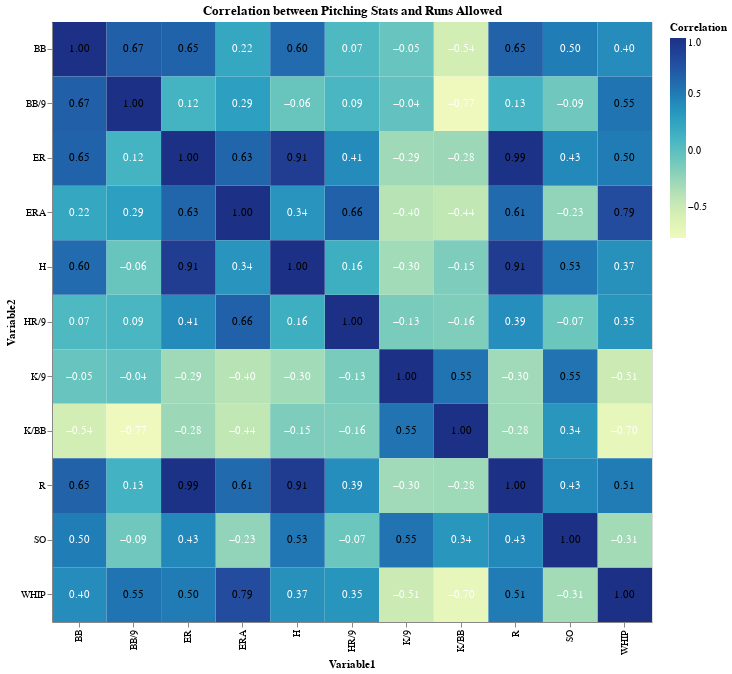

Write notebook code for a chart like this one.
### Markdown cell above
1. How do different pitching stats correspond to runs allowed? HEATMAP

### Code cell
import altair as alt
import pandas as pd

# Load the combined data from CSV
combined_data2 = pd.read_csv('pitching_stats_2015_2024.csv')

# Selecting relevant columns for correlation analysis
relevant_columns = ['ERA', 'WHIP', 'SO', 'BB', 'HR/9', 'K/9', 'BB/9', 'K/BB', 'H', 'R', 'ER']

# Filtering the data to include only the relevant columns and dropping NaN values
data_filtered = combined_data2[relevant_columns].dropna()

# Calculating the correlation matrix
correlation_matrix = data_filtered.corr().reset_index().melt('index')

# Renaming columns for better clarity in visualization
correlation_matrix.columns = ['Variable1', 'Variable2', 'Correlation']

# Creating the correlation heatmap
heatmap = alt.Chart(correlation_matrix).mark_rect().encode(
    x='Variable1:O',
    y='Variable2:O',
    color='Correlation:Q',
    tooltip=['Variable1', 'Variable2', 'Correlation']
).properties(
    width=600,
    height=600,
    title='Correlation between Pitching Stats and Runs Allowed'
)

# Adding text labels for the correlation values
text = heatmap.mark_text(baseline='middle').encode(
    text=alt.Text('Correlation:Q', format='.2f'),
    color=alt.condition(
        alt.datum.Correlation > 0.5, 
        alt.value('black'),
        alt.value('white')
    )
)

# Combining the heatmap and text
heatmap_with_text = heatmap + text
heatmap_with_text.show()

### Figure 1 — Vega-Lite specification as saved in the notebook (floating-point values rounded to 4 significant figures)
{"config": {"view": {"continuousWidth": 300, "continuousHeight": 300}}, "layer": [{"mark": {"type": "rect"}, "encoding": {"color": {"field": "Correlation", "type": "quantitative"}, "tooltip": [{"field": "Variable1", "type": "nominal"}, {"field": "Variable2", "type": "nominal"}, {"field": "Correlation", "type": "quantitative"}], "x": {"field": "Variable1", "type": "ordinal"}, "y": {"field": "Variable2", "type": "ordinal"}}, "title": "Correlation between Pitching Stats and Runs Allowed"}, {"mark": {"type": "text", "baseline": "middle"}, "encoding": {"color": {"condition": {"test": "(datum.Correlation > 0.5)", "value": "black"}, "value": "white"}, "text": {"field": "Correlation", "format": ".2f", "type": "quantitative"}, "tooltip": [{"field": "Variable1", "type": "nominal"}, {"field": "Variable2", "type": "nominal"}, {"field": "Correlation", "type": "quantitative"}], "x": {"field": "Variable1", "type": "ordinal"}, "y": {"field": "Variable2", "type": "ordinal"}}, "title": "Correlation between Pitching Stats and Runs Allowed"}], "data": {"name": "data-ac43446b9e6976f4a4f0d54f89ea07a5"}, "height": 600, "width": 600, "$schema": "https://vega.github.io/schema/vega-lite/v5.17.0.json", "datasets": {"data-ac43446b9e6976f4a4f0d54f89ea07a5": [{"Variable1": "ERA", "Variable2": "ERA", "Correlation": 1.0}, {"Variable1": "WHIP", "Variable2": "ERA", "Correlation": 0.7911}, {"Variable1": "SO", "Variable2": "ERA", "Correlation": -0.2327}, {"Variable1": "BB", "Variable2": "ERA", "Correlation": 0.2164}, {"Variable1": "HR/9", "Variable2": "ERA", "Correlation": 0.6557}, {"Variable1": "K/9", "Variable2": "ERA", "Correlation": -0.398}, {"Variable1": "BB/9", "Variable2": "ERA", "Correlation": 0.2855}, {"Variable1": "K/BB", "Variable2": "ERA", "Correlation": -0.441}, {"Variable1": "H", "Variable2": "ERA", "Correlation": 0.3446}, {"Variable1": "R", "Variable2": "ERA", "Correlation": 0.6077}, {"Variable1": "ER", "Variable2": "ERA", "Correlation": 0.6271}, {"Variable1": "ERA", "Variable2": "WHIP", "Correlation": 0.7911}, {"Variable1": "WHIP", "Variable2": "WHIP", "Correlation": 1.0}, {"Variable1": "SO", "Variable2": "WHIP", "Correlation": -0.3081}, {"Variable1": "BB", "Variable2": "WHIP", "Correlation": 0.4028}, {"Variable1": "HR/9", "Variable2": "WHIP", "Correlation": 0.3492}, {"Variable1": "K/9", "Variable2": "WHIP", "Correlation": -0.5095}, {"Variable1": "BB/9", "Variable2": "WHIP", "Correlation": 0.5487}, {"Variable1": "K/BB", "Variable2": "WHIP", "Correlation": -0.7043}, {"Variable1": "H", "Variable2": "WHIP", "Correlation": 0.3731}, {"Variable1": "R", "Variable2": "WHIP", "Correlation": 0.5101}, {"Variable1": "ER", "Variable2": "WHIP", "Correlation": 0.5016}, {"Variable1": "ERA", "Variable2": "SO", "Correlation": -0.2327}, {"Variable1": "WHIP", "Variable2": "SO", "Correlation": -0.3081}, {"Variable1": "SO", "Variable2": "SO", "Correlation": 1.0}, {"Variable1": "BB", "Variable2": "SO", "Correlation": 0.4986}, {"Variable1": "HR/9", "Variable2": "SO", "Correlation": -0.07347}, {"Variable1": "K/9", "Variable2": "SO", "Correlation": 0.5525}, {"Variable1": "BB/9", "Variable2": "SO", "Correlation": -0.08903}, {"Variable1": "K/BB", "Variable2": "SO", "Correlation": 0.3413}, {"Variable1": "H", "Variable2": "SO", "Correlation": 0.53}, {"Variable1": "R", "Variable2": "SO", "Correlation": 0.4293}, {"Variable1": "ER", "Variable2": "SO", "Correlation": 0.4319}, {"Variable1": "ERA", "Variable2": "BB", "Correlation": 0.2164}, {"Variable1": "WHIP", "Variable2": "BB", "Correlation": 0.4028}, {"Variable1": "SO", "Variable2": "BB", "Correlation": 0.4986}, {"Variable1": "BB", "Variable2": "BB", "Correlation": 1.0}, {"Variable1": "HR/9", "Variable2": "BB", "Correlation": 0.06627}, {"Variable1": "K/9", "Variable2": "BB", "Correlation": -0.05349}, {"Variable1": "BB/9", "Variable2": "BB", "Correlation": 0.6702}, {"Variable1": "K/BB", "Variable2": "BB", "Correlation": -0.5449}, {"Variable1": "H", "Variable2": "BB", "Correlation": 0.597}, {"Variable1": "R", "Variable2": "BB", "Correlation": 0.652}, {"Variable1": "ER", "Variable2": "BB", "Correlation": 0.6456}, {"Variable1": "ERA", "Variable2": "HR/9", "Correlation": 0.6557}, {"Variable1": "WHIP", "Variable2": "HR/9", "Correlation": 0.3492}, {"Variable1": "SO", "Variable2": "HR/9", "Correlation": -0.07347}, {"Variable1": "BB", "Variable2": "HR/9", "Correlation": 0.06627}, {"Variable1": "HR/9", "Variable2": "HR/9", "Correlation": 1.0}, {"Variable1": "K/9", "Variable2": "HR/9", "Correlation": -0.1302}, {"Variable1": "BB/9", "Variable2": "HR/9", "Correlation": 0.08963}, {"Variable1": "K/BB", "Variable2": "HR/9", "Correlation": -0.1555}, {"Variable1": "H", "Variable2": "HR/9", "Correlation": 0.16}, {"Variable1": "R", "Variable2": "HR/9", "Correlation": 0.3901}, {"Variable1": "ER", "Variable2": "HR/9", "Correlation": 0.4094}, {"Variable1": "ERA", "Variable2": "K/9", "Correlation": -0.398}, {"Variable1": "WHIP", "Variable2": "K/9", "Correlation": -0.5095}, {"Variable1": "SO", "Variable2": "K/9", "Correlation": 0.5525}, {"Variable1": "BB", "Variable2": "K/9", "Correlation": -0.05349}, {"Variable1": "HR/9", "Variable2": "K/9", "Correlation": -0.1302}, {"Variable1": "K/9", "Variable2": "K/9", "Correlation": 1.0}, {"Variable1": "BB/9", "Variable2": "K/9", "Correlation": -0.0351}, {"Variable1": "K/BB", "Variable2": "K/9", "Correlation": 0.5533}, {"Variable1": "H", "Variable2": "K/9", "Correlation": -0.3039}, {"Variable1": "R", "Variable2": "K/9", "Correlation": -0.2968}, {"Variable1": "ER", "Variable2": "K/9", "Correlation": -0.2905}, {"Variable1": "ERA", "Variable2": "BB/9", "Correlation": 0.2855}, {"Variable1": "WHIP", "Variable2": "BB/9", "Correlation": 0.5487}, {"Variable1": "SO", "Variable2": "BB/9", "Correlation": -0.08903}, {"Variable1": "BB", "Variable2": "BB/9", "Correlation": 0.6702}, {"Variable1": "HR/9", "Variable2": "BB/9", "Correlation": 0.08963}, {"Variable1": "K/9", "Variable2": "BB/9", "Correlation": -0.0351}, {"Variable1": "BB/9", "Variable2": "BB/9", "Correlation": 1.0}, {"Variable1": "K/BB", "Variable2": "BB/9", "Correlation": -0.7732}, {"Variable1": "H", "Variable2": "BB/9", "Correlation": -0.05895}, {"Variable1": "R", "Variable2": "BB/9", "Correlation": 0.1269}, {"Variable1": "ER", "Variable2": "BB/9", "Correlation": 0.1217}, {"Variable1": "ERA", "Variable2": "K/BB", "Correlation": -0.441}, {"Variable1": "WHIP", "Variable2": "K/BB", "Correlation": -0.7043}, {"Variable1": "SO", "Variable2": "K/BB", "Correlation": 0.3413}, {"Variable1": "BB", "Variable2": "K/BB", "Correlation": -0.5449}, {"Variable1": "HR/9", "Variable2": "K/BB", "Correlation": -0.1555}, {"Variable1": "K/9", "Variable2": "K/BB", "Correlation": 0.5533}, {"Variable1": "BB/9", "Variable2": "K/BB", "Correlation": -0.7732}, {"Variable1": "K/BB", "Variable2": "K/BB", "Correlation": 1.0}, {"Variable1": "H", "Variable2": "K/BB", "Correlation": -0.1512}, {"Variable1": "R", "Variable2": "K/BB", "Correlation": -0.2835}, {"Variable1": "ER", "Variable2": "K/BB", "Correlation": -0.276}, {"Variable1": "ERA", "Variable2": "H", "Correlation": 0.3446}, {"Variable1": "WHIP", "Variable2": "H", "Correlation": 0.3731}, {"Variable1": "SO", "Variable2": "H", "Correlation": 0.53}, {"Variable1": "BB", "Variable2": "H", "Correlation": 0.597}, {"Variable1": "HR/9", "Variable2": "H", "Correlation": 0.16}, {"Variable1": "K/9", "Variable2": "H", "Correlation": -0.3039}, {"Variable1": "BB/9", "Variable2": "H", "Correlation": -0.05895}, {"Variable1": "K/BB", "Variable2": "H", "Correlation": -0.1512}, {"Variable1": "H", "Variable2": "H", "Correlation": 1.0}, {"Variable1": "R", "Variable2": "H", "Correlation": 0.9138}, {"Variable1": "ER", "Variable2": "H", "Correlation": 0.907}, {"Variable1": "ERA", "Variable2": "R", "Correlation": 0.6077}, {"Variable1": "WHIP", "Variable2": "R", "Correlation": 0.5101}, {"Variable1": "SO", "Variable2": "R", "Correlation": 0.4293}, {"Variable1": "BB", "Variable2": "R", "Correlation": 0.652}, {"Variable1": "HR/9", "Variable2": "R", "Correlation": 0.3901}, {"Variable1": "K/9", "Variable2": "R", "Correlation": -0.2968}, {"Variable1": "BB/9", "Variable2": "R", "Correlation": 0.1269}, {"Variable1": "K/BB", "Variable2": "R", "Correlation": -0.2835}, {"Variable1": "H", "Variable2": "R", "Correlation": 0.9138}, {"Variable1": "R", "Variable2": "R", "Correlation": 1.0}, {"Variable1": "ER", "Variable2": "R", "Correlation": 0.9905}, {"Variable1": "ERA", "Variable2": "ER", "Correlation": 0.6271}, {"Variable1": "WHIP", "Variable2": "ER", "Correlation": 0.5016}, {"Variable1": "SO", "Variable2": "ER", "Correlation": 0.4319}, {"Variable1": "BB", "Variable2": "ER", "Correlation": 0.6456}, {"Variable1": "HR/9", "Variable2": "ER", "Correlation": 0.4094}, {"Variable1": "K/9", "Variable2": "ER", "Correlation": -0.2905}, {"Variable1": "BB/9", "Variable2": "ER", "Correlation": 0.1217}, {"Variable1": "K/BB", "Variable2": "ER", "Correlation": -0.276}, {"Variable1": "H", "Variable2": "ER", "Correlation": 0.907}, {"Variable1": "R", "Variable2": "ER", "Correlation": 0.9905}, {"Variable1": "ER", "Variable2": "ER", "Correlation": 1.0}]}}
